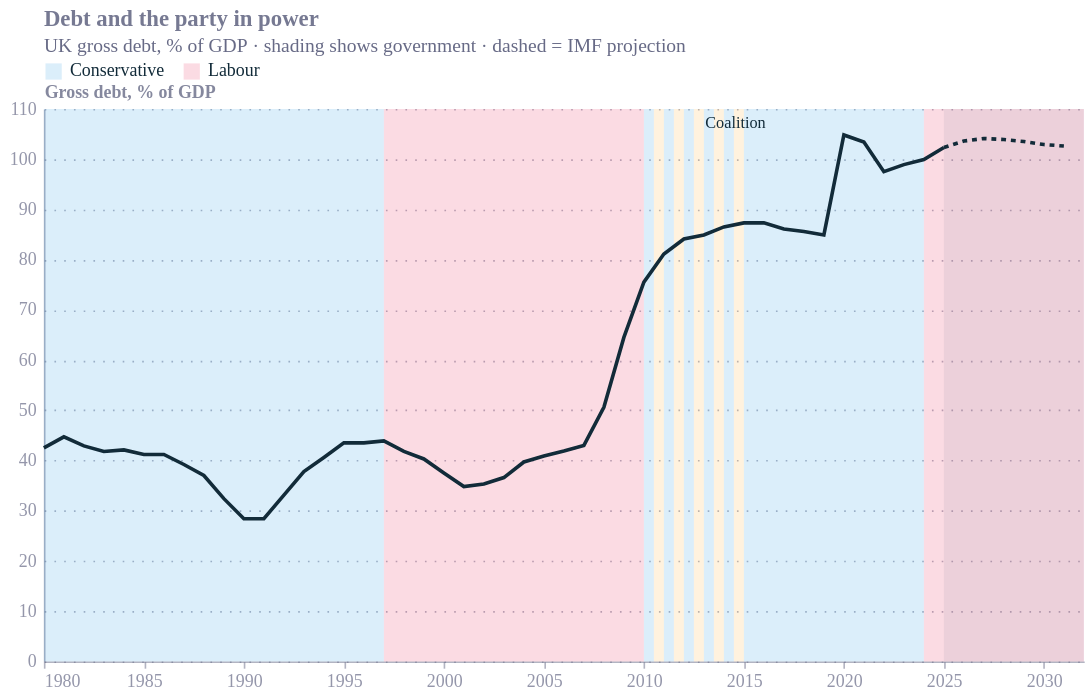

The cell this chart's notebook holds for it:
### Code cell
import pandas as pd
import altair as alt
from ecostyles import EcoStyles

styles = EcoStyles(); styles.register_and_enable_theme()

# ---- data ----
df = pd.read_csv("../Data/imf-dm-export-20260910.csv")
df = df.rename(columns={df.columns[0]: "country"})
uk = df[df["country"] == "United Kingdom"].iloc[0]

# year columns are strings in a CSV — match 4-digit names, not int type
years = [c for c in df.columns if str(c).strip().isdigit() and len(str(c).strip()) == 4]
data = pd.DataFrame({"year": [int(y) for y in years],
                     "debt": [pd.to_numeric(uk[y], errors="coerce") for y in years]}).dropna()

# ---- who was in power ----
def party(y):
    if y < 1997: return "Conservative"
    if y < 2010: return "Labour"
    if y < 2015: return "Coalition"      # Con–Lib Dem, May 2010 – May 2015
    if y < 2024: return "Conservative"
    return "Labour"
data["party"] = data["year"].apply(party)

# collapse consecutive years into spans
spans, cur, start = [], data.iloc[0]["party"], data.iloc[0]["year"]
for _, r in data.iterrows():
    if r["party"] != cur:
        spans.append((cur, start, r["year"])); cur, start = r["party"], r["year"]
spans.append((cur, start, data["year"].max() + 1))
spans_df = pd.DataFrame(spans, columns=["party", "x0", "x1"])

# ---- colours ----
CON, LAB, LIB, INK = "#0087DC", "#E4003B", "#FAA61A", "#122b39"
XDOM = [1980, data["year"].max() + 1]
BAND_OP = 0.14          # opacity for all government shading (bands + stripes)

# solid bands for single-party governments
solid_df = spans_df[spans_df["party"] != "Coalition"]

# coalition -> alternating blue/orange vertical stripes
STRIPE = 0.5            # width of each stripe, in years
stripes = []
for _, s in spans_df[spans_df["party"] == "Coalition"].iterrows():
    x, i = s["x0"], 0
    while x < s["x1"]:
        stripes.append({"x0": x, "x1": min(x + STRIPE, s["x1"]),
                        "c": CON if i % 2 == 0 else LIB})
        x += STRIPE; i += 1
stripes_df = pd.DataFrame(stripes, columns=["x0", "x1", "c"])

# ---- chart ----
bg = alt.Chart(solid_df).mark_rect(opacity=BAND_OP).encode(
    x=alt.X("x0:Q", scale=alt.Scale(domain=XDOM, nice=False),
            axis=alt.Axis(format="d", grid=False), title=None),
    x2="x1:Q",
    color=alt.Color("party:N",
        scale=alt.Scale(domain=["Conservative", "Labour"], range=[CON, LAB]),
        legend=alt.Legend(orient="top", direction="horizontal", title=None)))

stripe_bg = alt.Chart(stripes_df).mark_rect(opacity=BAND_OP).encode(
    x="x0:Q", x2="x1:Q",
    color=alt.Color("c:N", scale=None, legend=None))

# label the coalition band (drop this block if you don't want it)
coal = spans_df[spans_df["party"] == "Coalition"].assign(
    mid=lambda d: (d["x0"] + d["x1"]) / 2)
coal_lbl = alt.Chart(coal).mark_text(
    baseline="top", dy=4, fontSize=10, color=INK).encode(
    x="mid:Q", y=alt.value(0), text=alt.value("Coalition"))

# grey wash over the projection years (2025+)
proj = pd.DataFrame({"x0": [2025], "x1": [data["year"].max() + 1]})
proj_bg = alt.Chart(proj).mark_rect(opacity=0.10, color="#676A86").encode(x="x0:Q", x2="x1:Q")

# line: solid actual, dashed projection (overlap at 2025 so they join)
actual = data[data["year"] <= 2025]
projline = data[data["year"] >= 2025]
line_a = alt.Chart(actual).mark_line(color=INK, strokeWidth=2.2).encode(
    x="year:Q", y=alt.Y("debt:Q", title="Gross debt, % of GDP"))
line_p = alt.Chart(projline).mark_line(color=INK, strokeWidth=2.2, strokeDash=[3, 3]).encode(
    x="year:Q", y="debt:Q")

chart = (bg + stripe_bg + proj_bg + line_a + line_p + coal_lbl).properties(
    width=640, height=340,
    title=alt.Title("Debt and the party in power",
                    subtitle="UK gross debt, % of GDP · shading shows government · dashed = IMF projection")
).resolve_scale(color="independent")

styles.save(charimport pandas as pd
import altair as alt
from ecostyles import EcoStyles

styles = EcoStyles(); styles.register_and_enable_theme()

# ---- data ----
df = pd.read_csv("../Data/imf-dm-export-20260910.csv")
df = df.rename(columns={df.columns[0]: "country"})
uk = df[df["country"] == "United Kingdom"].iloc[0]

# year columns are strings in a CSV — match 4-digit names, not int type
years = [c for c in df.columns if str(c).strip().isdigit() and len(str(c).strip()) == 4]
data = pd.DataFrame({"year": [int(y) for y in years],
                     "debt": [pd.to_numeric(uk[y], errors="coerce") for y in years]}).dropna()

# ---- who was in power ----
def party(y):
    if y < 1997: return "Conservative"
    if y < 2010: return "Labour"
    if y < 2015: return "Coalition"      # Con–Lib Dem, May 2010 – May 2015
    if y < 2024: return "Conservative"
    return "Labour"
data["party"] = data["year"].apply(party)

# collapse consecutive years into spans
spans, cur, start = [], data.iloc[0]["party"], data.iloc[0]["year"]
for _, r in data.iterrows():
    if r["party"] != cur:
        spans.append((cur, start, r["year"])); cur, start = r["party"], r["year"]
spans.append((cur, start, data["year"].max() + 1))
spans_df = pd.DataFrame(spans, columns=["party", "x0", "x1"])

# ---- colours ----
CON, LAB, LIB, INK = "#0087DC", "#E4003B", "#FAA61A", "#122b39"
XDOM = [1980, data["year"].max() + 1]
BAND_OP = 0.14          # opacity for all government shading (bands + stripes)

# solid bands for single-party governments
solid_df = spans_df[spans_df["party"] != "Coalition"]

# coalition -> alternating blue/orange vertical stripes
STRIPE = 0.5            # width of each stripe, in years
stripes = []
for _, s in spans_df[spans_df["party"] == "Coalition"].iterrows():
    x, i = s["x0"], 0
    while x < s["x1"]:
        stripes.append({"x0": x, "x1": min(x + STRIPE, s["x1"]),
                        "c": CON if i % 2 == 0 else LIB})
        x += STRIPE; i += 1
stripes_df = pd.DataFrame(stripes, columns=["x0", "x1", "c"])

# ---- chart ----
bg = alt.Chart(solid_df).mark_rect(opacity=BAND_OP).encode(
    x=alt.X("x0:Q", scale=alt.Scale(domain=XDOM, nice=False),
            axis=alt.Axis(format="d", grid=False), title=None),
    x2="x1:Q",
    color=alt.Color("party:N",
        scale=alt.Scale(domain=["Conservative", "Labour"], range=[CON, LAB]),
        legend=alt.Legend(orient="top", direction="horizontal", title=None)))

stripe_bg = alt.Chart(stripes_df).mark_rect(opacity=BAND_OP).encode(
    x="x0:Q", x2="x1:Q",
    color=alt.Color("c:N", scale=None, legend=None))

# label the coalition band (drop this block if you don't want it)
coal = spans_df[spans_df["party"] == "Coalition"].assign(
    mid=lambda d: (d["x0"] + d["x1"]) / 2)
coal_lbl = alt.Chart(coal).mark_text(
    baseline="top", dy=4, fontSize=10, color=INK).encode(
    x="mid:Q", y=alt.value(0), text=alt.value("Coalition"))

# grey wash over the projection years (2025+)
proj = pd.DataFrame({"x0": [2025], "x1": [data["year"].max() + 1]})
proj_bg = alt.Chart(proj).mark_rect(opacity=0.10, color="#676A86").encode(x="x0:Q", x2="x1:Q")

# line: solid actual, dashed projection (overlap at 2025 so they join)
actual = data[data["year"] <= 2025]
projline = data[data["year"] >= 2025]
line_a = alt.Chart(actual).mark_line(color=INK, strokeWidth=2.2).encode(
    x="year:Q", y=alt.Y("debt:Q", title="Gross debt, % of GDP"))
line_p = alt.Chart(projline).mark_line(color=INK, strokeWidth=2.2, strokeDash=[3, 3]).encode(
    x="year:Q", y="debt:Q")

chart = (bg + stripe_bg + proj_bg + line_a + line_p + coal_lbl).properties(
    width=640, height=340,
    title=alt.Title("Debt and the party in power",
                    subtitle="UK gross debt, % of GDP · shading shows government · dashed = IMF projection")
).resolve_scale(color="independent")

styles.save(chart, name="debt_by_party", svg=True)
chartt, name="debt_by_party", svg=True)
chart

### Figure 1 — Vega-Lite specification as saved in the notebook (floating-point values rounded to 4 significant figures)
{"config": {"font": "Circular Std", "text": {"color": "#676A86", "align": "left", "baseline": "middle", "dx": 7, "dy": 0, "fontSize": 11}, "view": {"stroke": null, "continuousWidth": 400, "continuousHeight": 300, "discreteWidth": 400, "discreteHeight": 300}, "range": {"category": ["#36B7B4", "#E6224B", "#F4C245", "#0063AF", "#00A767", "#179FDB", "#EB5C2E", "#5C267B", "#122B39"], "diverging": ["#E6224B", "#E54753", "#C9C9C9", "#179FDB", "#122B39"], "heatmap": ["#C9C9C9", "#179FDB", "#0063AF", "#122B39"], "ordinal": ["#00A767", "#36B7B4", "#179FDB", "#0063AF", "#243B5A"]}, "bar": {"color": "#179fdb"}, "line": {"color": "#e6224b"}, "rule": {"color": "#676A86"}, "area": {"opacity": 0.8}, "point": {"filled": true, "size": 80, "color": "#e6224b", "opacity": 0.95}, "geoshape": {"stroke": "white", "strokeWidth": 0.3}, "rect": {"fill": "#d6d4d4", "opacity": 0.3}, "axis": {"labelColor": "#676A86", "labelFontSize": 11, "labelFont": "Circular Std", "labelOpacity": 0.7, "tickColor": "#676A86", "tickOpacity": 0.5, "domainColor": "#676A86", "domainOpacity": 0.5, "gridColor": "#676A86", "gridDash": [2, 2], "gridOpacity": 0.5, "title": null, "titleColor": "#676A86", "titleOpacity": 0.8, "tickSize": 4}, "axisXDiscrete": {"grid": false, "labelAngle": 0, "tickCount": 10, "tickOpacity": 0.5, "title": null}, "axisYDiscrete": {"ticks": false, "labelPadding": 5}, "axisXTemporal": {"grid": false, "ticks": true}, "axisXQuantitative": {"grid": true}, "axisYQuantitative": {"gridColor": "#676A86", "gridDash": [1, 5], "gridOpacity": 0.5, "ticks": false, "labelPadding": 5, "tickCount": 8, "titleAngle": 0, "titleAlign": "left", "titleBaseline": "bottom", "titleX": 0, "titleY": -5}, "title": {"color": "#676A86E6", "subtitleColor": "#676A86", "font": "Circular Std", "subtitleFont": "Circular Std", "anchor": "start", "fontSize": 14, "subtitleFontSize": 12, "subtitlePadding": 4, "offset": 0, "frame": "group"}, "legend": {"titleColor": "#122b39", "title": null, "labelColor": "#122b39", "labelFontSize": 11}}, "layer": [{"data": {"name": "data-fea4cd8f3308d86a075dea63a6cad42f"}, "mark": {"type": "rect", "opacity": 0.14}, "encoding": {"color": {"field": "party", "legend": {"direction": "horizontal", "orient": "top", "title": null}, "scale": {"domain": ["Conservative", "Labour"], "range": ["#0087DC", "#E4003B"]}, "type": "nominal"}, "x": {"axis": {"format": "d", "grid": false}, "field": "x0", "scale": {"domain": [1980, 2032.0], "nice": false}, "title": null, "type": "quantitative"}, "x2": {"field": "x1"}}}, {"data": {"name": "data-4c1afb642255ed58c99cc3468625b306"}, "mark": {"type": "rect", "opacity": 0.14}, "encoding": {"color": {"field": "c", "legend": null, "scale": null, "type": "nominal"}, "x": {"field": "x0", "type": "quantitative"}, "x2": {"field": "x1"}}}, {"data": {"name": "data-212827dafbb76e0654c89ad637aa12e3"}, "mark": {"type": "rect", "color": "#676A86", "opacity": 0.1}, "encoding": {"x": {"field": "x0", "type": "quantitative"}, "x2": {"field": "x1"}}}, {"data": {"name": "data-c7207c1d7742523c687b08bf94d062ee"}, "mark": {"type": "line", "color": "#122b39", "strokeWidth": 2.2}, "encoding": {"x": {"field": "year", "type": "quantitative"}, "y": {"field": "debt", "title": "Gross debt, % of GDP", "type": "quantitative"}}}, {"data": {"name": "data-e0abfd81cc2165e94e948a4148e7a96a"}, "mark": {"type": "line", "color": "#122b39", "strokeDash": [3, 3], "strokeWidth": 2.2}, "encoding": {"x": {"field": "year", "type": "quantitative"}, "y": {"field": "debt", "type": "quantitative"}}}, {"data": {"name": "data-cd9a2a8942df5ead6f945a45a03b16cb"}, "mark": {"type": "text", "baseline": "top", "color": "#122b39", "dy": 4, "fontSize": 10}, "encoding": {"text": {"value": "Coalition"}, "x": {"field": "mid", "type": "quantitative"}, "y": {"value": 0}}}], "height": 340, "resolve": {"scale": {"color": "independent"}}, "title": {"text": "Debt and the party in power", "subtitle": "UK gross debt, % of GDP · shading shows government · dashed = IMF projection"}, "width": 640, "$schema": "https://vega.github.io/schema/vega-lite/v6.4.1.json", "datasets": {"data-fea4cd8f3308d86a075dea63a6cad42f": [{"party": "Conservative", "x0": 1980, "x1": 1997}, {"party": "Labour", "x0": 1997, "x1": 2010}, {"party": "Conservative", "x0": 2015, "x1": 2024}, {"party": "Labour", "x0": 2024, "x1": 2032}], "data-4c1afb642255ed58c99cc3468625b306": [{"x0": 2010.0, "x1": 2010.0, "c": "#0087DC"}, {"x0": 2010.0, "x1": 2011.0, "c": "#FAA61A"}, {"x0": 2011.0, "x1": 2012.0, "c": "#0087DC"}, {"x0": 2012.0, "x1": 2012.0, "c": "#FAA61A"}, {"x0": 2012.0, "x1": 2012.0, "c": "#0087DC"}, {"x0": 2012.0, "x1": 2013.0, "c": "#FAA61A"}, {"x0": 2013.0, "x1": 2014.0, "c": "#0087DC"}, {"x0": 2014.0, "x1": 2014.0, "c": "#FAA61A"}, {"x0": 2014.0, "x1": 2014.0, "c": "#0087DC"}, {"x0": 2014.0, "x1": 2015.0, "c": "#FAA61A"}], "data-212827dafbb76e0654c89ad637aa12e3": [{"x0": 2025, "x1": 2032}], "data-c7207c1d7742523c687b08bf94d062ee": [{"year": 1980, "debt": 42.5, "party": "Conservative"}, {"year": 1981, "debt": 44.7, "party": "Conservative"}, {"year": 1982, "debt": 42.9, "party": "Conservative"}, {"year": 1983, "debt": 41.8, "party": "Conservative"}, {"year": 1984, "debt": 42.1, "party": "Conservative"}, {"year": 1985, "debt": 41.2, "party": "Conservative"}, {"year": 1986, "debt": 41.2, "party": "Conservative"}, {"year": 1987, "debt": 39.2, "party": "Conservative"}, {"year": 1988, "debt": 37.0, "party": "Conservative"}, {"year": 1989, "debt": 32.4, "party": "Conservative"}, {"year": 1990, "debt": 28.4, "party": "Conservative"}, {"year": 1991, "debt": 28.4, "party": "Conservative"}, {"year": 1992, "debt": 33.1, "party": "Conservative"}, {"year": 1993, "debt": 37.8, "party": "Conservative"}, {"year": 1994, "debt": 40.6, "party": "Conservative"}, {"year": 1995, "debt": 43.5, "party": "Conservative"}, {"year": 1996, "debt": 43.5, "party": "Conservative"}, {"year": 1997, "debt": 43.9, "party": "Labour"}, {"year": 1998, "debt": 41.8, "party": "Labour"}, {"year": 1999, "debt": 40.3, "party": "Labour"}, {"year": 2000, "debt": 37.5, "party": "Labour"}, {"year": 2001, "debt": 34.8, "party": "Labour"}, {"year": 2002, "debt": 35.3, "party": "Labour"}, {"year": 2003, "debt": 36.6, "party": "Labour"}, {"year": 2004, "debt": 39.7, "party": "Labour"}, {"year": 2005, "debt": 40.9, "party": "Labour"}, {"year": 2006, "debt": 41.9, "party": "Labour"}, {"year": 2007, "debt": 43.0, "party": "Labour"}, {"year": 2008, "debt": 50.6, "party": "Labour"}, {"year": 2009, "debt": 64.5, "party": "Labour"}, {"year": 2010, "debt": 75.5, "party": "Coalition"}, {"year": 2011, "debt": 81.1, "party": "Coalition"}, {"year": 2012, "debt": 84.1, "party": "Coalition"}, {"year": 2013, "debt": 84.9, "party": "Coalition"}, {"year": 2014, "debt": 86.5, "party": "Coalition"}, {"year": 2015, "debt": 87.3, "party": "Conservative"}, {"year": 2016, "debt": 87.3, "party": "Conservative"}, {"year": 2017, "debt": 86.1, "party": "Conservative"}, {"year": 2018, "debt": 85.6, "party": "Conservative"}, {"year": 2019, "debt": 84.9, "party": "Conservative"}, {"year": 2020, "debt": 104.8, "party": "Conservative"}, {"year": 2021, "debt": 103.4, "party": "Conservative"}, {"year": 2022, "debt": 97.5, "party": "Conservative"}, {"year": 2023, "debt": 98.9, "party": "Conservative"}, {"year": 2024, "debt": 99.9, "party": "Labour"}, {"year": 2025, "debt": 102.3, "party": "Labour"}], "data-e0abfd81cc2165e94e948a4148e7a96a": [{"year": 2025, "debt": 102.3, "party": "Labour"}, {"year": 2026, "debt": 103.6, "party": "Labour"}, {"year": 2027, "debt": 104.1, "party": "Labour"}, {"year": 2028, "debt": 103.9, "party": "Labour"}, {"year": 2029, "debt": 103.5, "party": "Labour"}, {"year": 2030, "debt": 102.9, "party": "Labour"}, {"year": 2031, "debt": 102.6, "party": "Labour"}], "data-cd9a2a8942df5ead6f945a45a03b16cb": [{"party": "Coalition", "x0": 2010, "x1": 2015, "mid": 2012.0}]}}
